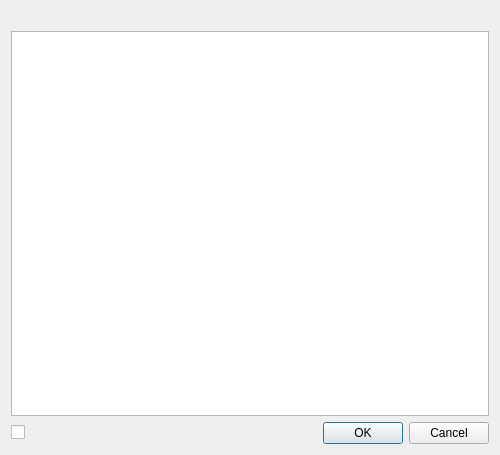
<?xml version="1.0" encoding="UTF-8"?>
<ui version="4.0">
 <class>ScrollMessageBox</class>
 <widget class="QDialog" name="ScrollMessageBox">
  <property name="geometry">
   <rect>
    <x>0</x>
    <y>0</y>
    <width>500</width>
    <height>455</height>
   </rect>
  </property>
  <property name="windowTitle">
   <string notr="true">ScrollMessageBox</string>
  </property>
  <layout class="QGridLayout" name="gridLayout">
   <item row="0" column="0">
    <widget class="QLabel" name="label">
     <property name="text">
      <string notr="true"/>
     </property>
     <property name="textFormat">
      <enum>Qt::RichText</enum>
     </property>
    </widget>
   </item>
   <item row="2" column="0">
       <layout class="QHBoxLayout" name="bottomHBoxLayout">
           <item>
               <widget class="QCheckBox" name="optionCheckBox">
                   <property name="visible">
                       <bool>false</bool>
                   </property>
               </widget>
           </item>
           <item>
               <widget class="QDialogButtonBox" name="buttonBox">
                   <property name="orientation">
                       <enum>Qt::Horizontal</enum>
                   </property>
                   <property name="standardButtons">
                       <set>QDialogButtonBox::Cancel|QDialogButtonBox::Ok</set>
                   </property>
               </widget>
           </item>
       </layout>
   </item>
   <item row="1" column="0">
    <widget class="QTextBrowser" name="textBrowser">
     <property name="acceptRichText">
      <bool>true</bool>
     </property>
     <property name="openExternalLinks">
      <bool>true</bool>
     </property>
    </widget>
   </item>
  </layout>
 </widget>
 <resources/>
 <connections>
  <connection>
   <sender>buttonBox</sender>
   <signal>accepted()</signal>
   <receiver>ScrollMessageBox</receiver>
   <slot>accept()</slot>
   <hints>
    <hint type="sourcelabel">
     <x>199</x>
     <y>425</y>
    </hint>
    <hint type="destinationlabel">
     <x>199</x>
     <y>227</y>
    </hint>
   </hints>
  </connection>
  <connection>
   <sender>buttonBox</sender>
   <signal>rejected()</signal>
   <receiver>ScrollMessageBox</receiver>
   <slot>reject()</slot>
   <hints>
    <hint type="sourcelabel">
     <x>199</x>
     <y>425</y>
    </hint>
    <hint type="destinationlabel">
     <x>199</x>
     <y>227</y>
    </hint>
   </hints>
  </connection>
 </connections>
</ui>
